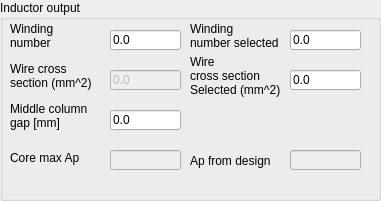
        <widget class="QGroupBox" name="InductorOutputBox_2">
         <property name="geometry">
          <rect>
           <x>830</x>
           <y>490</y>
           <width>381</width>
           <height>201</height>
          </rect>
         </property>
         <property name="title">
          <string>Inductor output</string>
         </property>
         <widget class="QLineEdit" name="WindingNumInductanceValue">
          <property name="geometry">
           <rect>
            <x>110</x>
            <y>30</y>
            <width>71</width>
            <height>20</height>
           </rect>
          </property>
          <property name="text">
           <string>0.0</string>
          </property>
         </widget>
         <widget class="QLabel" name="WindingNumInductanceLabel">
          <property name="geometry">
           <rect>
            <x>10</x>
            <y>20</y>
            <width>91</width>
            <height>31</height>
           </rect>
          </property>
          <property name="text">
           <string>Winding
number</string>
          </property>
         </widget>
         <widget class="QLineEdit" name="GapValue">
          <property name="geometry">
           <rect>
            <x>110</x>
            <y>110</y>
            <width>71</width>
            <height>20</height>
           </rect>
          </property>
          <property name="text">
           <string>0.0</string>
          </property>
         </widget>
         <widget class="QLabel" name="GapLabel">
          <property name="geometry">
           <rect>
            <x>10</x>
            <y>100</y>
            <width>81</width>
            <height>31</height>
           </rect>
          </property>
          <property name="text">
           <string>Middle column
gap [mm]</string>
          </property>
         </widget>
         <widget class="QLineEdit" name="WireCrossSectionInductanceValue">
          <property name="enabled">
           <bool>false</bool>
          </property>
          <property name="geometry">
           <rect>
            <x>110</x>
            <y>70</y>
            <width>71</width>
            <height>20</height>
           </rect>
          </property>
          <property name="text">
           <string>0.0</string>
          </property>
         </widget>
         <widget class="QLabel" name="PrimaryWireCrosSectionlabel_2">
          <property name="geometry">
           <rect>
            <x>10</x>
            <y>50</y>
            <width>101</width>
            <height>51</height>
           </rect>
          </property>
          <property name="text">
           <string>Wire cross
section (mm^2)</string>
          </property>
         </widget>
         <widget class="QLineEdit" name="WireCrossSectionSelectedInductanceValue">
          <property name="geometry">
           <rect>
            <x>290</x>
            <y>70</y>
            <width>71</width>
            <height>20</height>
           </rect>
          </property>
          <property name="text">
           <string>0.0</string>
          </property>
         </widget>
         <widget class="QLabel" name="PrimaryWireCrossSectionSelectedlabel_2">
          <property name="geometry">
           <rect>
            <x>190</x>
            <y>50</y>
            <width>101</width>
            <height>51</height>
           </rect>
          </property>
          <property name="text">
           <string>Wire
cross section
Selected (mm^2)</string>
          </property>
         </widget>
         <widget class="QLabel" name="ApTheoryLabel_2">
          <property name="geometry">
           <rect>
            <x>10</x>
            <y>150</y>
            <width>71</width>
            <height>16</height>
           </rect>
          </property>
          <property name="text">
           <string>Core max Ap</string>
          </property>
         </widget>
         <widget class="QLineEdit" name="ApTheoryInductanceValue">
          <property name="enabled">
           <bool>false</bool>
          </property>
          <property name="geometry">
           <rect>
            <x>110</x>
            <y>150</y>
            <width>71</width>
            <height>20</height>
           </rect>
          </property>
         </widget>
         <widget class="QLabel" name="ApCalculatedLabel_2">
          <property name="geometry">
           <rect>
            <x>190</x>
            <y>150</y>
            <width>91</width>
            <height>21</height>
           </rect>
          </property>
          <property name="text">
           <string>Ap from design</string>
          </property>
         </widget>
         <widget class="QLineEdit" name="ApCalculatedInductanceValue">
          <property name="enabled">
           <bool>false</bool>
          </property>
          <property name="geometry">
           <rect>
            <x>290</x>
            <y>150</y>
            <width>71</width>
            <height>20</height>
           </rect>
          </property>
         </widget>
         <widget class="QLabel" name="ApResultInductanceLabel">
          <property name="geometry">
           <rect>
            <x>170</x>
            <y>170</y>
            <width>47</width>
            <height>13</height>
           </rect>
          </property>
          <property name="text">
           <string/>
          </property>
         </widget>
         <widget class="QLineEdit" name="WindingNumInductanceSelectedValue">
          <property name="geometry">
           <rect>
            <x>290</x>
            <y>30</y>
            <width>71</width>
            <height>20</height>
           </rect>
          </property>
          <property name="text">
           <string>0.0</string>
          </property>
         </widget>
         <widget class="QLabel" name="WindingNumInductanceSelectedLabel">
          <property name="geometry">
           <rect>
            <x>190</x>
            <y>20</y>
            <width>91</width>
            <height>31</height>
           </rect>
          </property>
          <property name="text">
           <string>Winding
number selected</string>
          </property>
         </widget>
        </widget>
